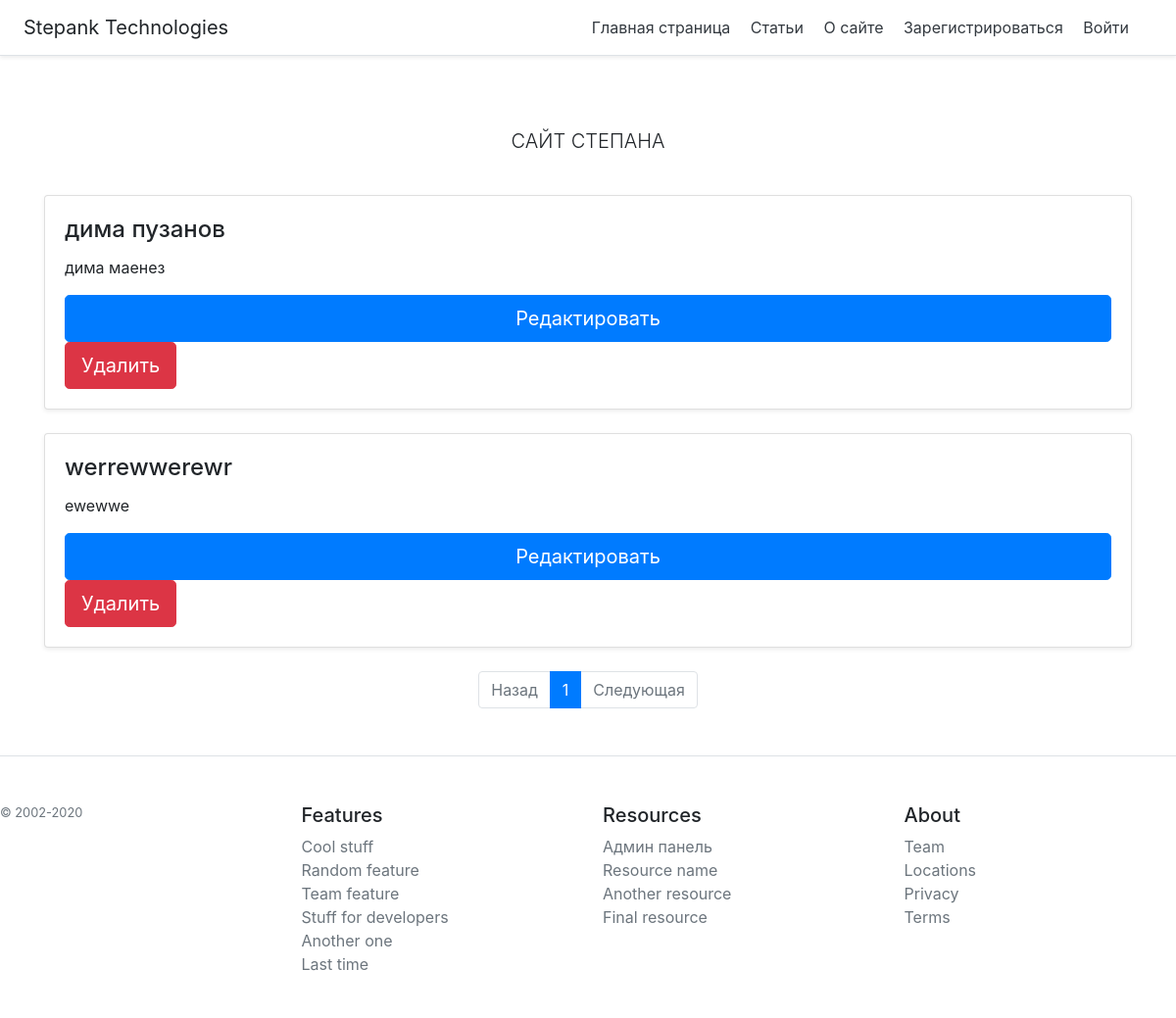
Page /admin/edit_article/ on the earlier database version.
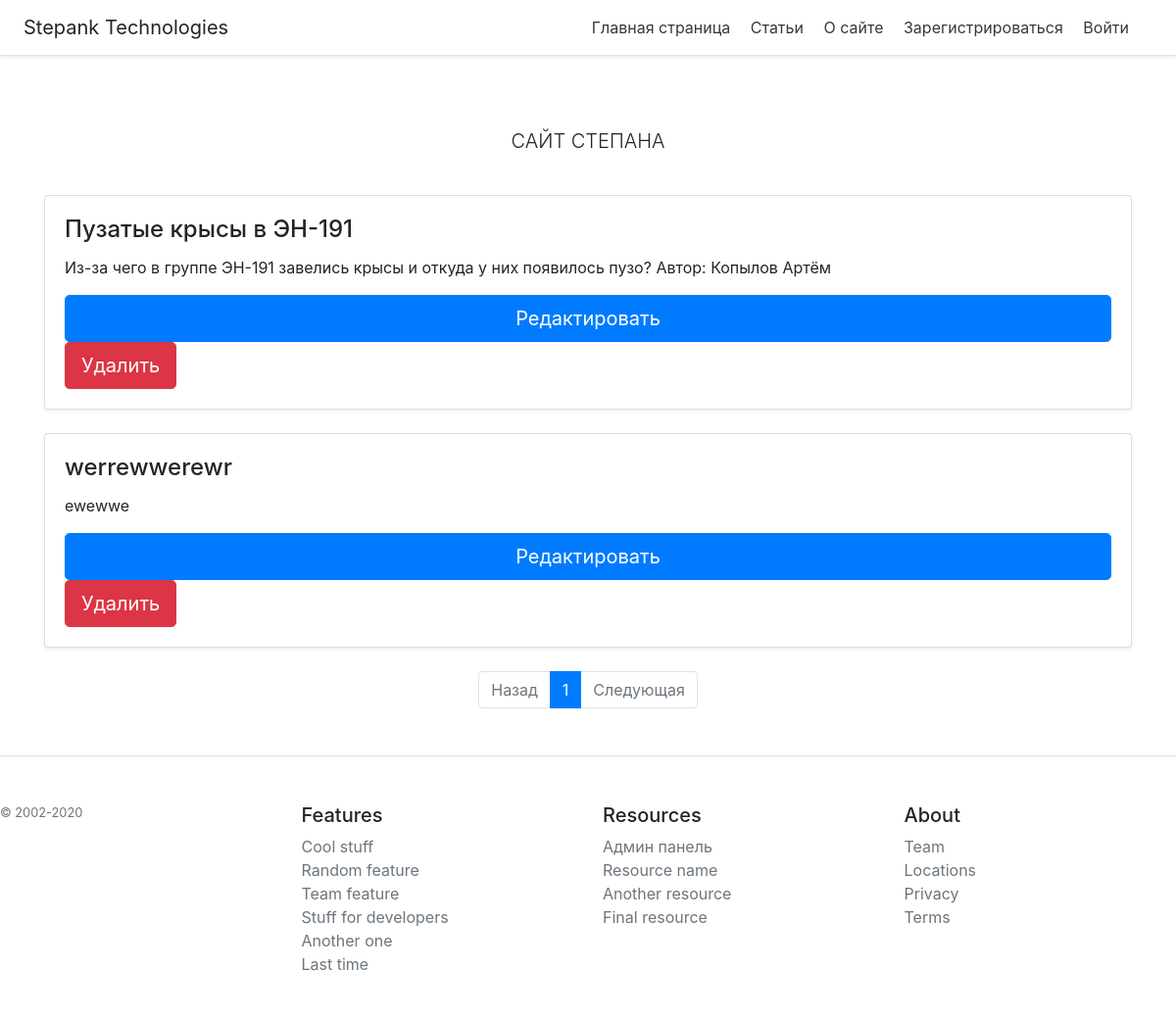
Same page on the later database version.
### webapp/models.py (models this page shows, shortened)
class Post(db.Model):
    post_id = db.Column(db.Integer, primary_key=True)
    title = db.Column(db.String(32), nullable=False)
    header = db.Column(db.String(150), nullable=False)
    text = db.Column(db.String(), nullable=False)
    post_creation_date = db.Column(db.DateTime)

### webapp/admin/admin_routes.py (the view)
@admin.route('/edit_article/')
def edit_articles():
    page = request.args.get('page')
    if page and page.isdigit():
        page = int(page)
    else:
        page = 1
    articles_list = Post.query
    pages = articles_list.paginate(page=page, per_page=4)
    return render_template('/admin/edit-articles.html', pages=pages)

### webapp/templates/admin/edit-articles.html
{% extends 'base.html' %}
{% block row %}
{% block body %}
{% for el in pages.items %}
<div class="">
    <div class="card mb-4 shadow-sm" style="">
        <div class="card-body d-flex flex-column">
            <h4 class="card-title">{{ el.title }}</h4>
            <p class="card-text">{{ el.header }}</p>
            <a class="btn btn-primary btn-lg mt-auto" href="./{{ el.post_id }}">Редактировать</a>
            <form action="/admin/delete_article/{{ el.post_id }}">
                <input class="btn btn-danger btn-lg mt-auto" type="submit" onclick="this.disabled=true;this.parentElement.submit()" value="Удалить">
            </form>
        </div>
    </div>
</div>
{% endfor %}
{% endblock %}
<nav aria-label="Page navigation example">
  <ul class="pagination pg-blue justify-content-center">
    <li {% if not pages.has_prev %} class="page-item disabled" {% endif %}>
      <a class="page-link" href="./?page={{ pages.prev_num }}">Назад</a>
    </li>
    {% for page in pages.iter_pages() %}
     <li {% if page == pages.page %} class="page-item active" {% endif %}>
      <a class="page-link" href="./?page={{ page }}">{{ page }}<span class="sr-only">(current)</span></a>
    </li>
    {% endfor %}
    <li {% if not pages.has_next %} class="page-item disabled" {% endif %}>
      <a class="page-link" href="./?page={{ pages.next_num }}">Следующая</a>
    </li>
  </ul>
</nav>
{% endblock %}

Differences in the rows shown:
changed Post: title "дима пузанов" → "Пузатые крысы в ЭН-191"; header "дима маенез" → "Из-за чего в группе ЭН-191 завелись крысы и откуда у них появилось пузо? Автор: Копылов Артём"
